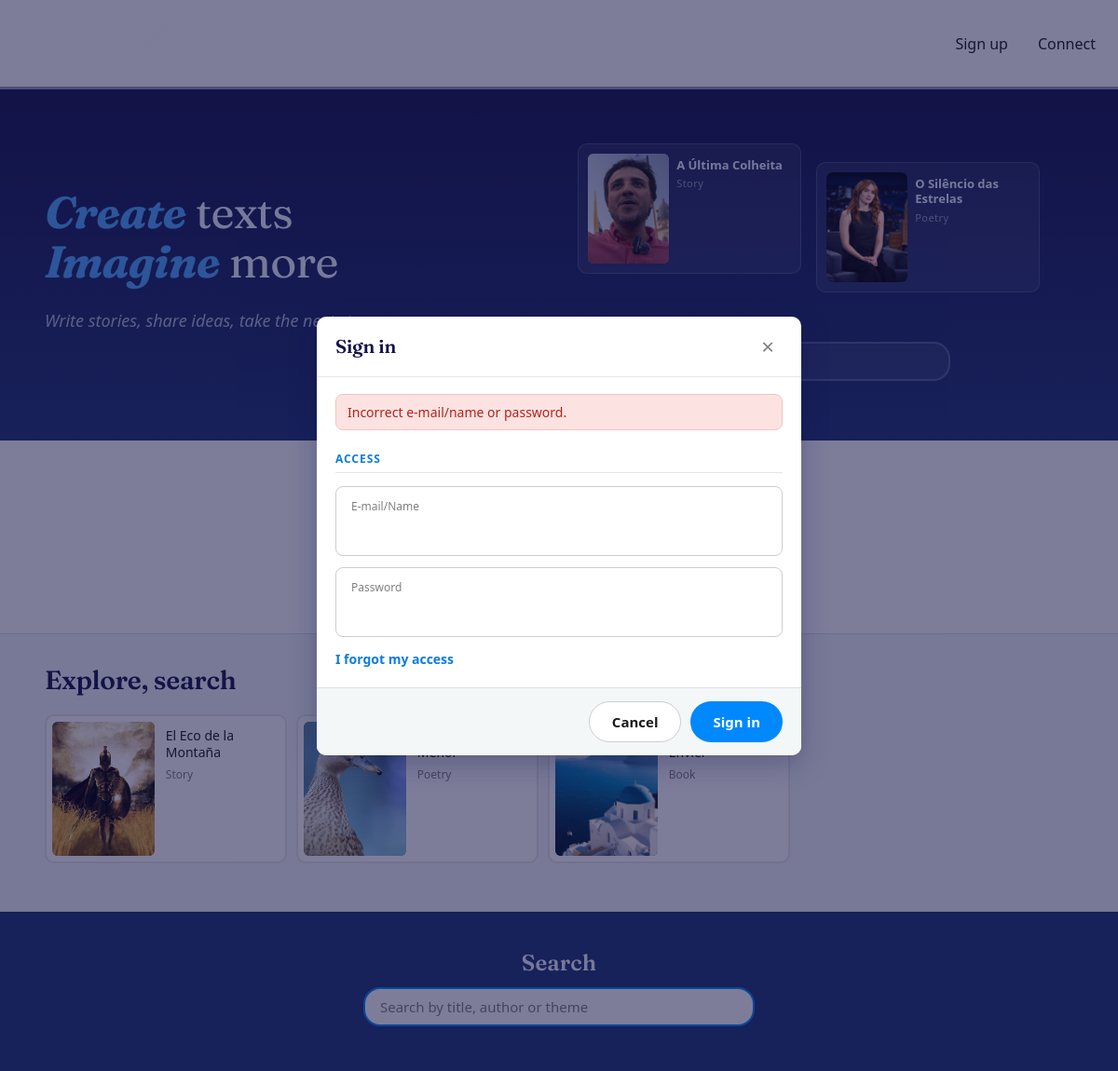
The app's page /frontend/landing.php?erro=credenciais_invalidas&modal=login with its own data.
### tables this page shows
CREATE TABLE texts (
    id INT AUTO_INCREMENT PRIMARY KEY,
    author_id INT NOT NULL,
    title VARCHAR(255) NOT NULL,
    body TEXT NOT NULL,
    created_at DATETIME DEFAULT CURRENT_TIMESTAMP,
    read_count INT DEFAULT 0,
	description VARCHAR(255) NOT NULL,
	category ENUM('book', 'poetry', 'story') NOT NULL,
    cover_image VARCHAR(255) DEFAULT NULL,
    visibility ENUM('public', 'private') NOT NULL DEFAULT 'public',
    language ENUM('enus', 'ptbr', 'es'),
    favorites INT DEFAULT 0,

    FOREIGN KEY (author_id) REFERENCES users(id) ON UPDATE CASCADE ON DELETE CASCADE
);

### frontend/lang/config.php (called while the page is built, shortened)
<?php
$default = 'enus';
$htmlLangs = ['enus' => 'en-US', 'es' => 'es', 'ptbr' => 'pt-BR'];

### frontend/lang/load.php (called while the page is built, shortened)
<?php
require __DIR__ . '/config.php';
$lang = $_SESSION['lang'] ?? $default;
if (!function_exists('translator')) {
    function translator($key)
    {
        global $strings, $stringsBase;
        if (isset($strings[$key])) {
            return htmlspecialchars($strings[$key], ENT_QUOTES, 'UTF-8');
        }
        return $key;
    }
}
$htmlLang = $htmlLangs[$lang] ?? 'en';

### backend/landing.php (called while the page is built)
<?php
require_once __DIR__ . '/config/database.php';
$stmt = $pdo->prepare(
    "SELECT id, title, category, cover_image
     FROM texts
     WHERE visibility = 'public'
       AND cover_image IS NOT NULL
       AND cover_image <> ''
     ORDER BY read_count DESC
     LIMIT 2"
);
$stmt->execute();
$highlights = $stmt->fetchAll(PDO::FETCH_ASSOC);
$highlight_ids = array_column($highlights, 'id');
$sql = "SELECT id, title, category, cover_image
        FROM texts
        WHERE visibility = 'public'
          AND cover_image IS NOT NULL
          AND cover_image <> ''";
if ($highlight_ids) {
    $sql .= ' AND id NOT IN (' . implode(',', array_fill(0, count($highlight_ids), '?')) . ')';
}
$sql .= ' ORDER BY created_at DESC, id DESC LIMIT 3';
$stmt = $pdo->prepare($sql);
$stmt->execute($highlight_ids);
$explore = $stmt->fetchAll(PDO::FETCH_ASSOC);

### frontend/landing.php (the view, shortened to what this page needs)
<?php
require_once __DIR__ . '/lang/load.php';
require_once __DIR__ . '/../backend/landing.php';
?>
<!DOCTYPE html>
<html lang="<?= $htmlLang ?>">
<head>
    <link rel="stylesheet" href="css/header.css">
   <link rel="stylesheet" href="css/landing.css">
   <link rel="stylesheet" href="css/modal.css">
</head>
<body>
<?php include 'headerland.php'; ?>
<main>
<div class="up">
    <div class="hero">
      <h1><span><?= translator('landing_hero_line1_accent') ?></span> <?= translator('landing_hero_line1_rest') ?></h1>
      <h1><span><?= translator('landing_hero_line2_accent') ?></span> <?= translator('landing_hero_line2_rest') ?></h1>
      <h2><?= translator('landing_hero_subtitle') ?></h2>
    </div>
    <div class="demos">
        <div class="cards">
            <?php foreach ($highlights as $i => $text): ?>
                <div class="minicard" style="margin-top:<?= $i === 0 ? '-2px' : '18px' ?>;">
                    <div class="pic">
                        <?php if ($text['cover_image']): ?>
                            <img src="img/uploads/<?= htmlspecialchars($text['cover_image']) ?>" alt="">
                        <?php endif; ?>
                    </div>
                    <div class="inf">
                        <a href="read.php?id=<?= (int) $text['id'] ?>"><?= htmlspecialchars($text['title']) ?></a>
                        <h2><?= htmlspecialchars($text['category']) ?></h2>
                    </div>
                </div>
            <?php endforeach; ?>
        </div>
        <div class="testinput">
            <label for="test" data-focus-label="<?= translator('landing_demo_label_focus') ?>"><?= translator('landing_demo_label') ?></label>
        </div>
  </div>
</div>
  <div class="bts">
  <button type="button" data-abrir="modalRegister"><?= translator('landing_cta_register') ?></button>
  <a href="login.php" data-abrir="modalLogin"><?= translator('landing_cta_login') ?></a>
</div>
<div class="explore">
<h1><?= translator('landing_explore_title') ?></h1>
  <div class="carousel">
      <?php foreach ($explore as $text): ?>
          <div class="post">
              <div class="img">
                  <?php if ($text['cover_image']): ?>
                      <img src="img/uploads/<?= htmlspecialchars($text['cover_image']) ?>" alt="">
                  <?php endif; ?>
              </div>
              <div class="info">
                  <a href="read.php?id=<?= (int) $text['id'] ?>"><?= htmlspecialchars($text['title']) ?></a>
                  <h2><?= htmlspecialchars($text['category']) ?></h2>
              </div>
          </div>
      <?php endforeach; ?>
</div>
</div>
<div class="procurar">
    <label for="search"><?= translator('landing_search_label') ?></label>
    <input type="text" id="search" name="search" placeholder="<?= translator('landing_search_placeholder') ?>">
</div>
</main>
<?php
include __DIR__ . '/partials/modal-login.php';
?>
</body>
</html>

### frontend/css/header.css (style rules this page uses)
body { margin: 0; }
main { padding-top: 72px; padding-bottom: 0; padding-right: 0; }
@media (min-width: 800px) { main { box-sizing: border-box; width: 100%; padding-top: 96px; } }

### frontend/css/modal.css (style rules this page uses)
:root { --navy-900: #131348; --navy-700: #1E3372; --blue-500: #0088FF; --blue-600: #0E7CDD; --white: #FFFFFF; --paper: #F4F7F7; --ink: #1B1A1A; --muted: #808080; --line: rgba(164, 163, 163, 0.28); --line-strong: #C9CED6; --erro-bg: #FDE2E2; --erro-border: #F5C2C2; --erro-text: #B42318; --radius-card: 10px; --radius-field: 8px; --font-display: "Fraunces", "Iowan Old Style", "Palatino Linotype", Georgia, serif; --font-sans: system-ui, -apple-system, "Segoe UI", Arial, Helvetica, sans-serif; }

### records on screen
texts: cover_image (picture), title "A Última Colheita", category "Story"
texts: cover_image (picture), title "O Silêncio das Estrelas", category "Poetry"
texts: cover_image (picture), title "El Eco de la Montaña", category "Story"
texts: cover_image (picture), category "Poetry"
texts: cover_image (picture), category "Book"

### other values on screen
translator('landing_hero_line1_accent') "Create"
translator('landing_hero_line1_rest') "texts"
translator('landing_hero_line2_accent') "Imagine"
translator('landing_hero_line2_rest') "more"
translator('landing_hero_subtitle') "Write stories, share ideas, take the next step"
translator('landing_explore_title') "Explore, search"
translator('landing_search_label') "Search"
translator('auth_login_title') "Sign in"
$erroLogin "Incorrect e-mail/name or password."
translator('auth_login_section') "ACCESS"
translator('auth_field_email_or_name') "E-mail/Name"
translator('auth_field_password') "Password"
translator('auth_forgot') "I forgot my access"
translator('action_cancel') "Cancel"
translator('auth_submit_login') "Sign in"
